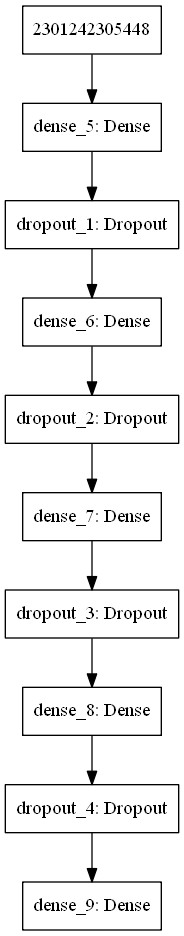

Write Python code to recreate this figure.
import pandas as pd
from sklearn import datasets
from keras.models import Sequential
from sklearn.preprocessing import Normalizer
from sklearn.decomposition import PCA
from sklearn.cluster import KMeans
from sklearn.neighbors import KNeighborsClassifier
from sklearn.pipeline import make_pipeline
import matplotlib.pyplot as plt
from keras.utils import to_categorical,plot_model
from sklearn.model_selection import train_test_split
from keras. layers import Dense, BatchNormalization, Dropout

df = pd.read_csv('wine.csv')
samples = list(df.pop('class_label'))
wine = df.values

normal = Normalizer()
pca = PCA()

kmeans = KMeans(n_clusters= 2)

pipeline = make_pipeline(normal,pca, kmeans)

pipeline.fit(wine)

features = range(pca.n_components_)

plt.bar(features, pca.explained_variance_)
plt.xlabel('PCA features')
plt.ylabel('variance')
plt.xticks(features)
plt.show()
#----------------------------------------------------------------------------------------------------------------------#

digits = datasets.load_digits()
x = digits.data
y = digits.target
y = to_categorical(y)

x_train, x_test, y_train, y_test = train_test_split(x,y, test_size = 0.2, random_state=42)

normal_1 = Normalizer()

knn = KNeighborsClassifier(n_neighbors = 4)

pipeline_1 = make_pipeline(normal_1,knn)

pipeline_1.fit(x_train,y_train)
y_pred = knn.predict(x_test)
print(y_pred)
knn.score(x_test,y_test)

#----------------------------------------------------------------------------------------------------------------------#

model = Sequential()

model.add(Dense(100, activation = 'relu', input_shape = (x.shape[1],)))
model.add(BatchNormalization())
model.add(Dense(50, activation = 'relu'))
model.add(BatchNormalization())
model.add(Dense(25, activation = 'relu'))
model.add(BatchNormalization())
model.add(Dense(y.shape[1], activation = 'softmax'))

model.compile(optimizer = 'adam', loss = 'categorical_crossentropy', metrics = ['accuracy'])
training = model.fit(x_train, y_train, epochs = 2, validation_split = 0.2)
pred = model.predict(x_test)
print(pred)
eval = model.evaluate(x_test,y_test)
print(eval)
model.summary()

model_1 = Sequential()
model_1.add(Dense(200, activation = 'relu', input_shape = (x.shape[1],)))
model_1.add(Dropout(0.2))
model_1.add(Dense(150, activation = 'relu'))
model_1.add(Dropout(0.2))
model_1.add(Dense(75, activation = 'relu'))
model_1.add(Dropout(0.2))
model_1.add(Dense(25, activation = 'relu'))
model_1.add(Dropout(0.2))
model_1.add(Dense(y.shape[1], activation = 'softmax'))

model_1.compile(optimizer = 'adam', loss = 'categorical_crossentropy', metrics = ['accuracy'])
training_1 = model_1.fit(x_train,y_train,epochs = 2, validation_split = 0.2)
pred_1 = model_1.predict(x_test)
print(pred)
eval_1 = model.evaluate(x_test,y_test)
print(eval_1)
model_1.summary()

plt.plot(training.history['val_loss'],'b', training_1.history['val_loss'],'r')
plt.xlabel('Epochs')
plt.ylabel('Validation score')
plt.show()

plot_model(model_1, to_file='wine_model.png')
data = plt.imread('wine_model.png')
plt.imshow(data)
plt.show()
